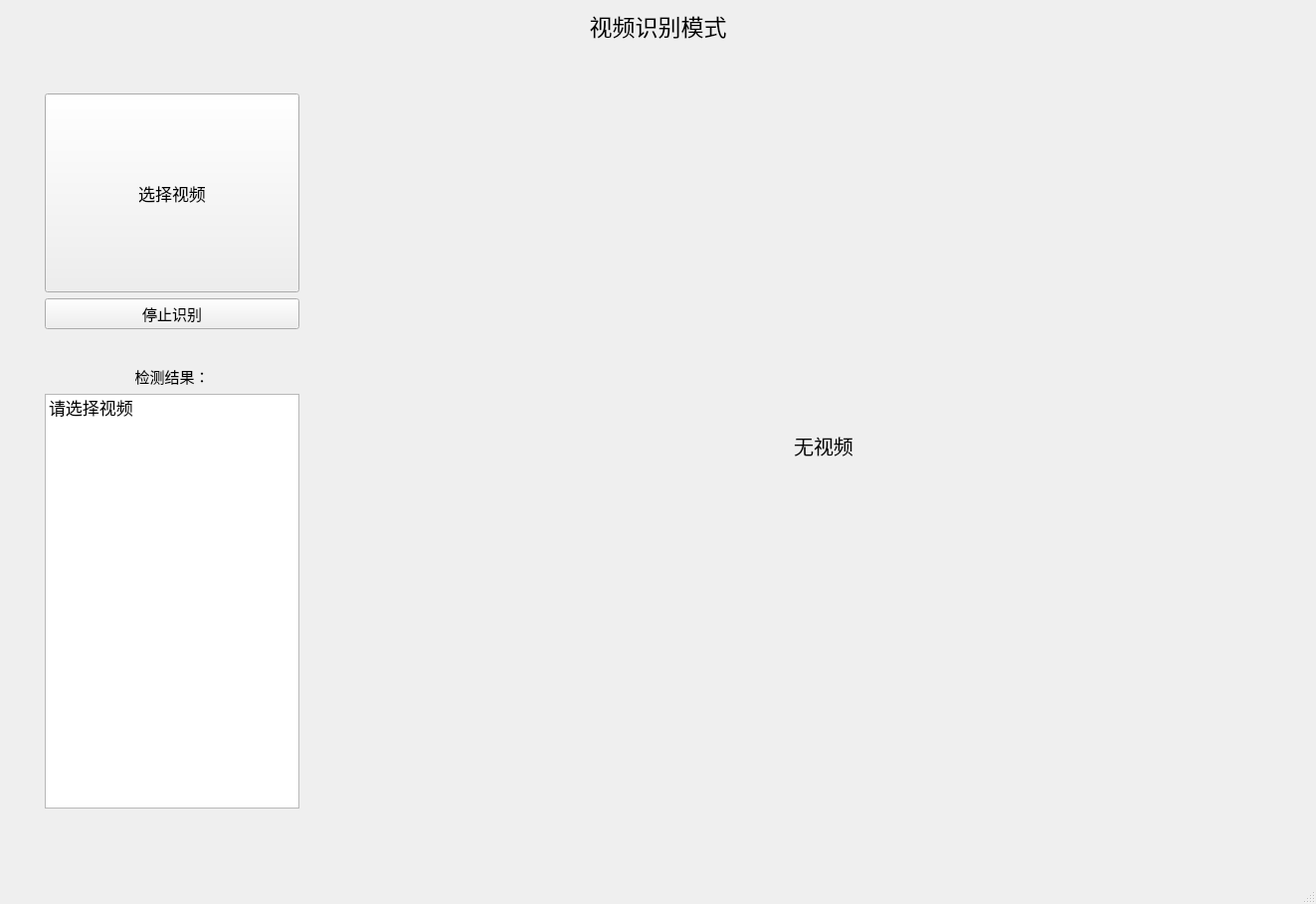
<?xml version="1.0" encoding="UTF-8"?>
<ui version="4.0">
 <class>MainWindow</class>
 <widget class="QMainWindow" name="MainWindow">
  <property name="geometry">
   <rect>
    <x>0</x>
    <y>0</y>
    <width>1323</width>
    <height>909</height>
   </rect>
  </property>
  <property name="windowTitle">
   <string>MainWindow</string>
  </property>
  <widget class="QWidget" name="centralwidget">
   <layout class="QGridLayout" name="gridLayout">
    <item row="0" column="0" colspan="3">
     <widget class="QLabel" name="label_4">
      <property name="sizePolicy">
       <sizepolicy hsizetype="Preferred" vsizetype="Fixed">
        <horstretch>0</horstretch>
        <verstretch>0</verstretch>
       </sizepolicy>
      </property>
      <property name="font">
       <font>
        <family>幼圆</family>
        <pointsize>17</pointsize>
       </font>
      </property>
      <property name="text">
       <string>视频识别模式</string>
      </property>
      <property name="alignment">
       <set>Qt::AlignCenter</set>
      </property>
     </widget>
    </item>
    <item row="1" column="0">
     <spacer name="horizontalSpacer_3">
      <property name="orientation">
       <enum>Qt::Horizontal</enum>
      </property>
      <property name="sizeType">
       <enum>QSizePolicy::Fixed</enum>
      </property>
      <property name="sizeHint" stdset="0">
       <size>
        <width>30</width>
        <height>20</height>
       </size>
      </property>
     </spacer>
    </item>
    <item row="1" column="1" rowspan="2">
     <layout class="QHBoxLayout" name="horizontalLayout_4">
      <item>
       <layout class="QVBoxLayout" name="verticalLayout_2">
        <item>
         <spacer name="verticalSpacer_5">
          <property name="orientation">
           <enum>Qt::Vertical</enum>
          </property>
          <property name="sizeType">
           <enum>QSizePolicy::Fixed</enum>
          </property>
          <property name="sizeHint" stdset="0">
           <size>
            <width>20</width>
            <height>45</height>
           </size>
          </property>
         </spacer>
        </item>
        <item>
         <widget class="QPushButton" name="selectVideoButton">
          <property name="sizePolicy">
           <sizepolicy hsizetype="Minimum" vsizetype="Minimum">
            <horstretch>0</horstretch>
            <verstretch>5</verstretch>
           </sizepolicy>
          </property>
          <property name="maximumSize">
           <size>
            <width>16777215</width>
            <height>200</height>
           </size>
          </property>
          <property name="font">
           <font>
            <pointsize>13</pointsize>
           </font>
          </property>
          <property name="text">
           <string>选择视频</string>
          </property>
         </widget>
        </item>
        <item>
         <widget class="QPushButton" name="stopvidButton">
          <property name="maximumSize">
           <size>
            <width>16777215</width>
            <height>35</height>
           </size>
          </property>
          <property name="font">
           <font>
            <pointsize>11</pointsize>
           </font>
          </property>
          <property name="text">
           <string>停止识别</string>
          </property>
         </widget>
        </item>
        <item>
         <spacer name="verticalSpacer_6">
          <property name="orientation">
           <enum>Qt::Vertical</enum>
          </property>
          <property name="sizeType">
           <enum>QSizePolicy::Preferred</enum>
          </property>
          <property name="sizeHint" stdset="0">
           <size>
            <width>20</width>
            <height>30</height>
           </size>
          </property>
         </spacer>
        </item>
        <item>
         <widget class="QLabel" name="videolistlabel">
          <property name="font">
           <font>
            <pointsize>11</pointsize>
           </font>
          </property>
          <property name="text">
           <string>检测结果：</string>
          </property>
          <property name="alignment">
           <set>Qt::AlignCenter</set>
          </property>
         </widget>
        </item>
        <item>
         <layout class="QHBoxLayout" name="horizontalLayout_2">
          <item>
           <widget class="QListWidget" name="detectResultListVid">
            <property name="font">
             <font>
              <pointsize>13</pointsize>
             </font>
            </property>
            <item>
             <property name="text">
              <string>请选择视频</string>
             </property>
            </item>
           </widget>
          </item>
         </layout>
        </item>
        <item>
         <spacer name="verticalSpacer_8">
          <property name="orientation">
           <enum>Qt::Vertical</enum>
          </property>
          <property name="sizeType">
           <enum>QSizePolicy::Fixed</enum>
          </property>
          <property name="sizeHint" stdset="0">
           <size>
            <width>20</width>
            <height>35</height>
           </size>
          </property>
         </spacer>
        </item>
       </layout>
      </item>
      <item>
       <spacer name="horizontalSpacer_2">
        <property name="orientation">
         <enum>Qt::Horizontal</enum>
        </property>
        <property name="sizeType">
         <enum>QSizePolicy::Expanding</enum>
        </property>
        <property name="sizeHint" stdset="0">
         <size>
          <width>40</width>
          <height>20</height>
         </size>
        </property>
       </spacer>
      </item>
      <item>
       <widget class="QLabel" name="videoLabel">
        <property name="sizePolicy">
         <sizepolicy hsizetype="Maximum" vsizetype="Maximum">
          <horstretch>50</horstretch>
          <verstretch>0</verstretch>
         </sizepolicy>
        </property>
        <property name="maximumSize">
         <size>
          <width>900</width>
          <height>730</height>
         </size>
        </property>
        <property name="font">
         <font>
          <pointsize>15</pointsize>
         </font>
        </property>
        <property name="text">
         <string>无视频</string>
        </property>
        <property name="scaledContents">
         <bool>true</bool>
        </property>
        <property name="alignment">
         <set>Qt::AlignCenter</set>
        </property>
       </widget>
      </item>
     </layout>
    </item>
    <item row="2" column="2">
     <spacer name="horizontalSpacer_4">
      <property name="orientation">
       <enum>Qt::Horizontal</enum>
      </property>
      <property name="sizeType">
       <enum>QSizePolicy::Fixed</enum>
      </property>
      <property name="sizeHint" stdset="0">
       <size>
        <width>30</width>
        <height>20</height>
       </size>
      </property>
     </spacer>
    </item>
    <item row="3" column="1">
     <spacer name="verticalSpacer_9">
      <property name="orientation">
       <enum>Qt::Vertical</enum>
      </property>
      <property name="sizeType">
       <enum>QSizePolicy::Fixed</enum>
      </property>
      <property name="sizeHint" stdset="0">
       <size>
        <width>20</width>
        <height>30</height>
       </size>
      </property>
     </spacer>
    </item>
   </layout>
  </widget>
  <widget class="QMenuBar" name="menubar">
   <property name="geometry">
    <rect>
     <x>0</x>
     <y>0</y>
     <width>1323</width>
     <height>26</height>
    </rect>
   </property>
  </widget>
  <widget class="QStatusBar" name="statusbar"/>
 </widget>
 <resources/>
 <connections/>
</ui>
